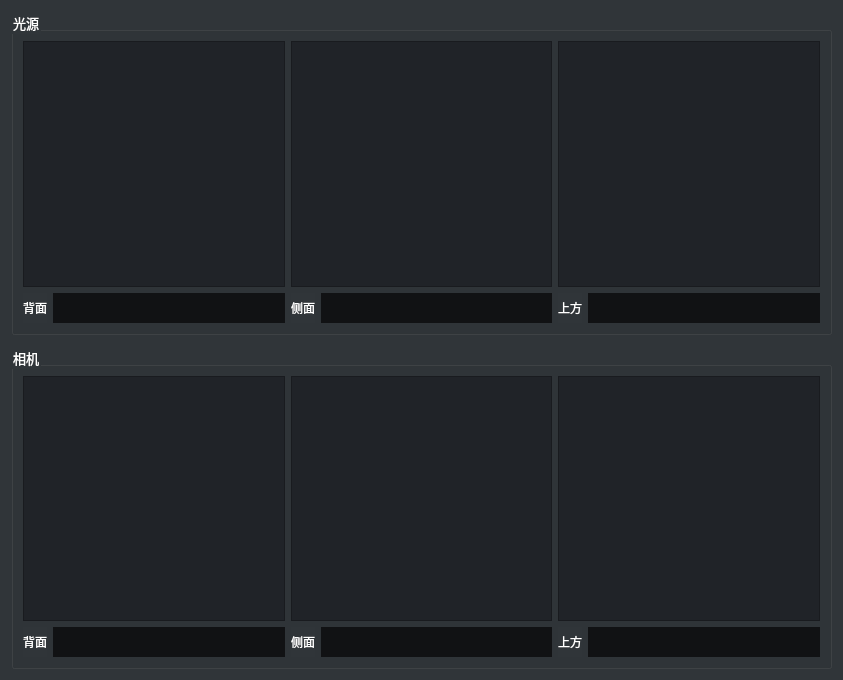
<?xml version="1.0" encoding="UTF-8"?>
<ui version="4.0">
 <class>Ins_CamLightPose</class>
 <widget class="QDialog" name="Ins_CamLightPose">
  <property name="geometry">
   <rect>
    <x>0</x>
    <y>0</y>
    <width>843</width>
    <height>680</height>
   </rect>
  </property>
  <property name="windowTitle">
   <string>Dialog</string>
  </property>
  <property name="styleSheet">
   <string notr="true">    background-color: #303539</string>
  </property>
  <layout class="QGridLayout" name="gridLayout_3">
   <item row="0" column="0">
    <widget class="QGroupBox" name="groupBox">
     <property name="font">
      <font>
       <pointsize>10</pointsize>
      </font>
     </property>
     <property name="styleSheet">
      <string notr="true">color: rgb(255, 255, 255);</string>
     </property>
     <property name="title">
      <string>光源</string>
     </property>
     <layout class="QGridLayout" name="gridLayout">
      <item row="0" column="0" colspan="6">
       <layout class="QHBoxLayout" name="horizontalLayout">
        <item>
         <widget class="QGraphicsView" name="LightPose_view">
          <property name="font">
           <font>
            <pointsize>11</pointsize>
           </font>
          </property>
          <property name="styleSheet">
           <string notr="true">background-color: #202328;
background-image: url(:/image/icon/cordinFinal2.png);</string>
          </property>
         </widget>
        </item>
        <item>
         <widget class="QGraphicsView" name="LightPose_view2">
          <property name="styleSheet">
           <string notr="true">background-color: #202328;
background-image: url(:/image/icon/cordinFinal2.png);</string>
          </property>
         </widget>
        </item>
        <item>
         <widget class="QGraphicsView" name="LightPose_view3">
          <property name="styleSheet">
           <string notr="true">background-color: #202328;
background-image: url(:/image/icon/cordinFinal2.png);</string>
          </property>
         </widget>
        </item>
       </layout>
      </item>
      <item row="1" column="0">
       <widget class="QLabel" name="angleLabel">
        <property name="text">
         <string>背面</string>
        </property>
       </widget>
      </item>
      <item row="1" column="1">
       <widget class="QLineEdit" name="lineEdit">
        <property name="minimumSize">
         <size>
          <width>0</width>
          <height>30</height>
         </size>
        </property>
        <property name="font">
         <font>
          <pointsize>15</pointsize>
         </font>
        </property>
        <property name="styleSheet">
         <string notr="true">background-color: rgb(17, 18, 20);
border:none;</string>
        </property>
       </widget>
      </item>
      <item row="1" column="2">
       <widget class="QLabel" name="angleLabel_3">
        <property name="text">
         <string>侧面</string>
        </property>
       </widget>
      </item>
      <item row="1" column="3">
       <widget class="QLineEdit" name="lineEdit2">
        <property name="minimumSize">
         <size>
          <width>0</width>
          <height>30</height>
         </size>
        </property>
        <property name="font">
         <font>
          <pointsize>15</pointsize>
         </font>
        </property>
        <property name="styleSheet">
         <string notr="true">background-color: rgb(17, 18, 20);
border:none;</string>
        </property>
       </widget>
      </item>
      <item row="1" column="4">
       <widget class="QLabel" name="angleLabel_4">
        <property name="text">
         <string>上方</string>
        </property>
       </widget>
      </item>
      <item row="1" column="5">
       <widget class="QLineEdit" name="lineEdit3">
        <property name="minimumSize">
         <size>
          <width>0</width>
          <height>30</height>
         </size>
        </property>
        <property name="font">
         <font>
          <pointsize>15</pointsize>
         </font>
        </property>
        <property name="styleSheet">
         <string notr="true">background-color: rgb(17, 18, 20);
border:none;</string>
        </property>
       </widget>
      </item>
     </layout>
    </widget>
   </item>
   <item row="1" column="0">
    <spacer name="verticalSpacer">
     <property name="orientation">
      <enum>Qt::Vertical</enum>
     </property>
     <property name="sizeType">
      <enum>QSizePolicy::Fixed</enum>
     </property>
     <property name="sizeHint" stdset="0">
      <size>
       <width>20</width>
       <height>5</height>
      </size>
     </property>
    </spacer>
   </item>
   <item row="2" column="0">
    <widget class="QGroupBox" name="groupBox_2">
     <property name="font">
      <font>
       <pointsize>10</pointsize>
      </font>
     </property>
     <property name="styleSheet">
      <string notr="true">color: rgb(255, 255, 255);</string>
     </property>
     <property name="title">
      <string>相机</string>
     </property>
     <layout class="QGridLayout" name="gridLayout_2">
      <item row="0" column="0" colspan="6">
       <layout class="QHBoxLayout" name="horizontalLayout_2">
        <item>
         <widget class="QGraphicsView" name="CamPose_view">
          <property name="styleSheet">
           <string notr="true">background-color: #202328;
background-image: url(:/image/icon/cordinFinal2.png);</string>
          </property>
         </widget>
        </item>
        <item>
         <widget class="QGraphicsView" name="CamPose_view2">
          <property name="styleSheet">
           <string notr="true">background-color: #202328;
background-image: url(:/image/icon/cordinFinal2.png);</string>
          </property>
         </widget>
        </item>
        <item>
         <widget class="QGraphicsView" name="CamPose_view3">
          <property name="styleSheet">
           <string notr="true">background-color: #202328;
background-image: url(:/image/icon/cordinFinal2.png);</string>
          </property>
         </widget>
        </item>
       </layout>
      </item>
      <item row="1" column="3">
       <widget class="QLineEdit" name="lineEdit5">
        <property name="minimumSize">
         <size>
          <width>0</width>
          <height>30</height>
         </size>
        </property>
        <property name="font">
         <font>
          <pointsize>15</pointsize>
         </font>
        </property>
        <property name="styleSheet">
         <string notr="true">background-color: rgb(17, 18, 20);
border:none;</string>
        </property>
       </widget>
      </item>
      <item row="1" column="5">
       <widget class="QLineEdit" name="lineEdit6">
        <property name="minimumSize">
         <size>
          <width>0</width>
          <height>30</height>
         </size>
        </property>
        <property name="font">
         <font>
          <pointsize>15</pointsize>
         </font>
        </property>
        <property name="styleSheet">
         <string notr="true">background-color: rgb(17, 18, 20);
border:none;</string>
        </property>
       </widget>
      </item>
      <item row="1" column="2">
       <widget class="QLabel" name="angleLabel_5">
        <property name="text">
         <string>侧面</string>
        </property>
       </widget>
      </item>
      <item row="1" column="1">
       <widget class="QLineEdit" name="lineEdit4">
        <property name="minimumSize">
         <size>
          <width>0</width>
          <height>30</height>
         </size>
        </property>
        <property name="font">
         <font>
          <pointsize>15</pointsize>
         </font>
        </property>
        <property name="styleSheet">
         <string notr="true">background-color: rgb(17, 18, 20);
border:none;</string>
        </property>
       </widget>
      </item>
      <item row="1" column="4">
       <widget class="QLabel" name="angleLabel_6">
        <property name="text">
         <string>上方</string>
        </property>
       </widget>
      </item>
      <item row="1" column="0">
       <widget class="QLabel" name="angleLabel_2">
        <property name="text">
         <string>背面</string>
        </property>
       </widget>
      </item>
     </layout>
    </widget>
   </item>
  </layout>
 </widget>
 <resources/>
 <connections/>
</ui>
